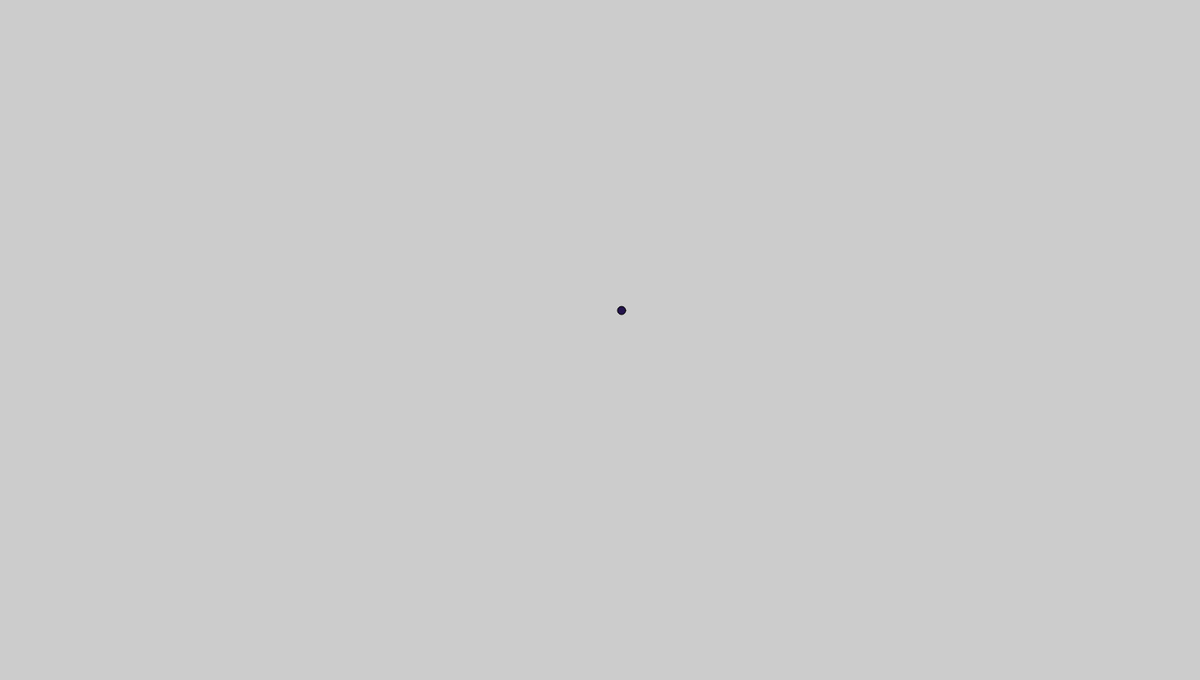
Frame 1 (no input)
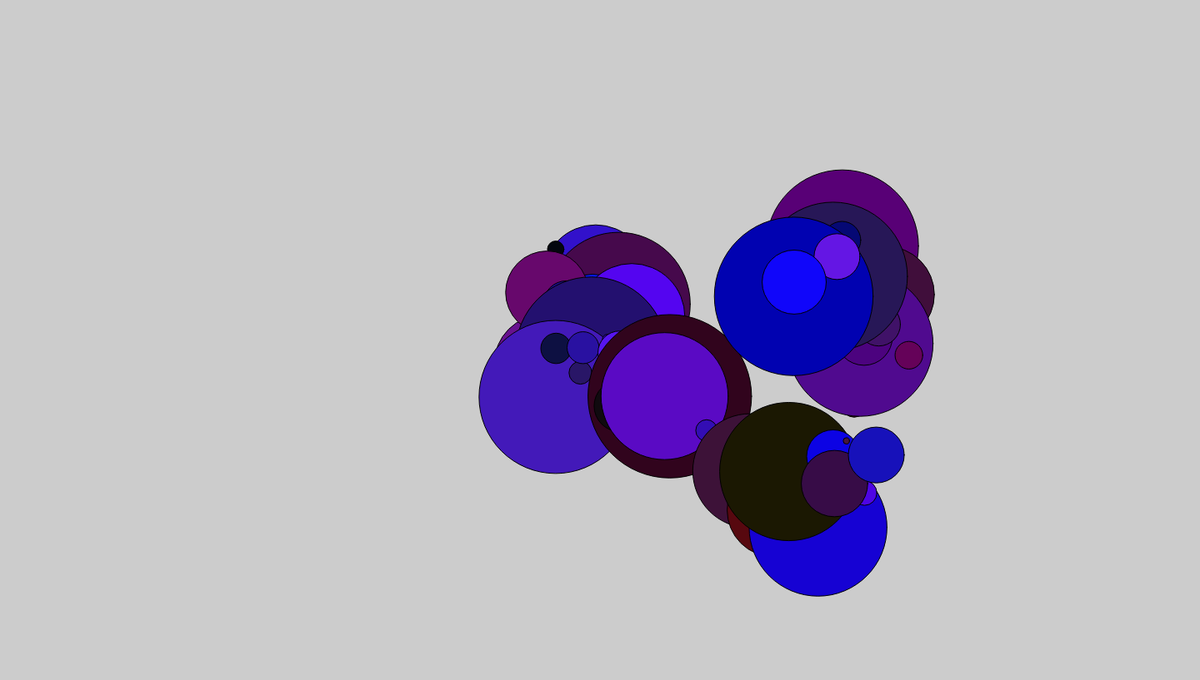
Frame 60 (no input)
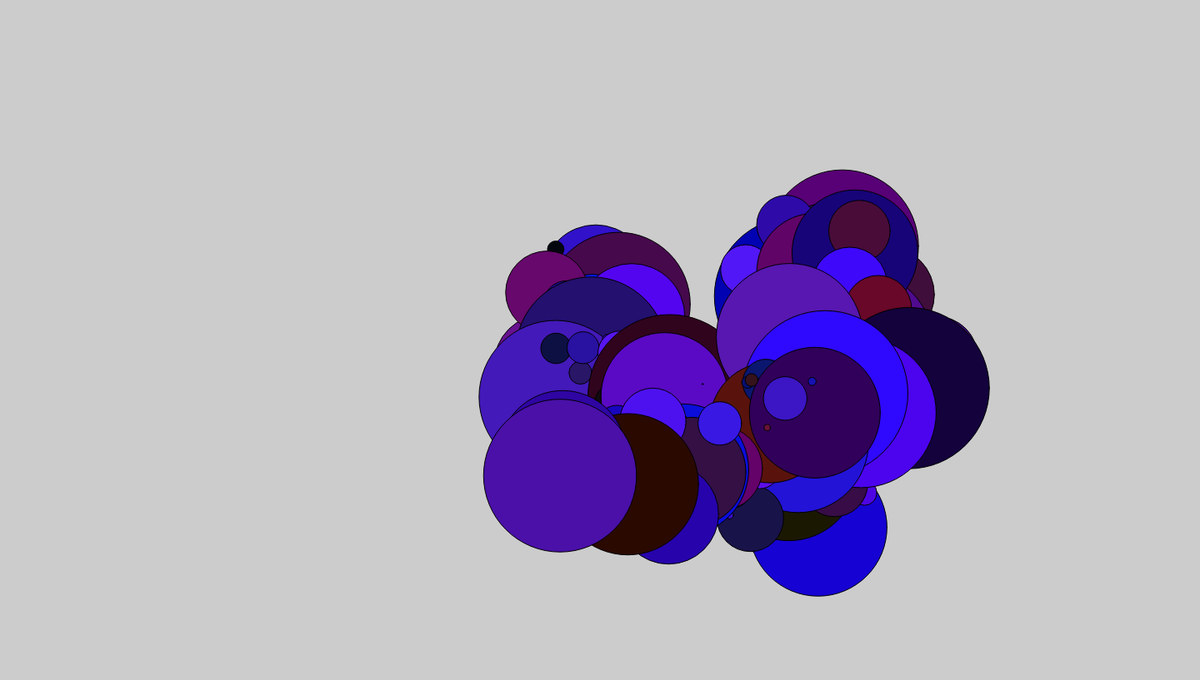
Frame 120 (the mouse pressed at the canvas centre since frame 60)

The p5.js sketch that drew these frames (run headless with seeded random() and noise() and a simulated clock; from frame 60 on, the mouse is pressed at the canvas centre):

// p5.js sketch
// ── sketch.js

//  Variables:
var speed = 60.5;
var diameter;
var x;
var y;

function setup() {
    //  mac dimensions
    createCanvas(1440, 817);
    x = width / 2;
    y = height / 2;

    background(204);
}

function draw() {
    // PRINT SHAPES AND MOVE THEM RANDOMLY  :
    // ================================
    //  gives the x values of the coordinates as random values from the speed specified above
    x += random(-speed, speed);
    y += random(-speed, speed);
    //  ESTABLISH CONSTRAINTS FOR YOUR IMAGES:
    // ============================================
    x = constrain(x, 0, width);
    y = constrain(y, 0, height);
    diameter = random(-200, 80);
    // color(r,g,b;)
    c = color(random(0, 105), random(0, 25), random(0, 255));
    fill(c);
    ellipse(x, y, diameter, diameter);


}
